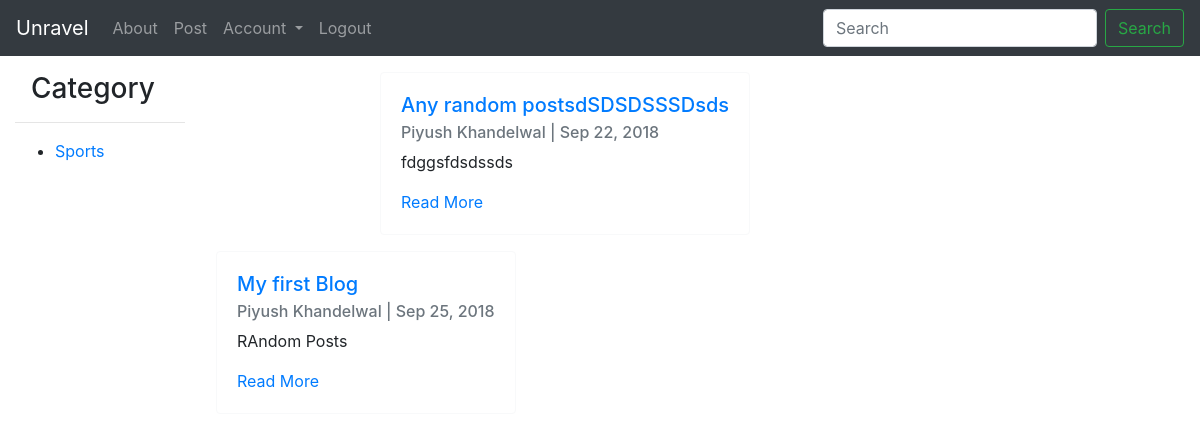
Screenshot of /search/ (signed in) with the database file from the repository.
### categories/models.py (models this page shows, shortened)
class Category(models.Model):
	title		= models.CharField(max_length= 40,unique= True)
	slug		= models.SlugField(blank= True,unique= True)
	created		= models.DateTimeField(auto_now= True)
	def get_absolute_url(self):
		return reverse('category',kwargs={'slug':self.slug})

### post/models.py (models this page shows, shortened)
class Post(models.Model):
	title		=	models.CharField(max_length = 200)
	slug		=	models.SlugField(unique =True, blank = True)
	body		=	models.TextField()
	author		=	models.ForeignKey(User,on_delete=models.CASCADE,null=True,blank=True)
	featured	=	models.BooleanField(default =False)
	active		=	models.BooleanField(default=True)
	updated		=	models.DateTimeField(auto_now=True)
	published	=	models.DateTimeField(auto_now_add=True)
	category 	=	models.ForeignKey(Category,default=None,on_delete=models.CASCADE)
	tags 	 	=	models.ManyToManyField(Tag,blank =True,related_name='tags')
	def get_absolute_url(self):
		return reverse('post:post_detail',kwargs={'slug':self.slug})

### accounts/models.py (models this page shows, shortened)
class User(AbstractBaseUser):
	email 		= models.EmailField(max_length=255,unique=True)
	full_name 	= models.CharField(max_length=255)
	active		= models.BooleanField(default= True) # Can Login pr Not?
	admin		= models.BooleanField(default=False) # Superuser
	timestamp	= models.DateTimeField(auto_now_add=True)
	USERNAME_FIELD  = 'email'
	REQUIRED_FIELDS = ['full_name']
	objects = UserManager()
	def get_full_name(self):
		if self.full_name:
			return self.full_name
		return self.email
	@property
	def is_active(self):
		return self.active

### search/views.py (the view, shortened to what this page needs)
# urls.py: url(r'^search/$',SearchPostView.as_view(),name='search'),
class SearchPostView(ListView):
	template_name='search/view.html'
	def get_context_data(self,*args,**kwargs):
		context = super(SearchPostView,self).get_context_data(*args,**kwargs)
		query=self.request.GET.get('q')
		context['query']=query
		return context
	def get_queryset(self,*args,**kwargs):
		request=self.request
		print(request.GET)
		query=request.GET.get('q',None)
		return Post.objects.filter(featured=True)

### categories/templatetags/category_list.py (called while the page is built)
@register.inclusion_tag('snippets/category_list.html')
def category_list():
	list = Category.objects.all()
	return{"list":list}

### search/templates/search/view.html (shortened to what this page needs)
{% extends 'base.html' %}
{% block content %}
	<div class="row mb-3">
{% for obj in object_list %}
	<div class = col-lg-2></div>
	{% include "snippets/card.html" with instance=obj %}
	<div class = col-lg-2></div>
	{% empty  %}
			<h3 class="text-center">Sorry, Posts will be added soon........</h3>
{% endfor %}
{% endblock content %}

### categories/templates/snippets/category_list.html
<h3 class="ml-3">Category</h3>
<hr>
<ul>
{% for obj in list %}
	<li class="my-1"> <a href="{{ obj.get_absolute_url }}">{{obj.title}}</a></li>
{% endfor%}
</ul>

### post/templates/snippets/card.html (shortened to what this page needs)
<div class="card  border-light mb-3 " style= "max-width: 40rem;">
  <div class="card-body">
    <h5 class="card-title"> <a href={{instance.get_absolute_url}}>{{instance.title}}</a> </h5>
    <h6 class="card-subtitle mb-2 text-muted">{{instance.author.get_full_name}} |
     {{instance.published|date:"M d, Y"}}</h6>
    <p class="card-text">{% autoescape off %}
						    {{instance.body|truncatechars_html:250}}
						 {% endautoescape %}
	</p>
    <a href={{instance.get_absolute_url}} class="card-link">Read More</a>
  </div>
</div>

### rows the page displays
Category: title "Sports"
Post: title "Any random postsdSDSDSSSDsds", author.get_full_name "Piyush Khandelwal", published "Sep 22, 2018", body "fdggsfdsdssds"
Post: title "My first Blog", author.get_full_name "Piyush Khandelwal", published "Sep 25, 2018", body "RAndom Posts"
